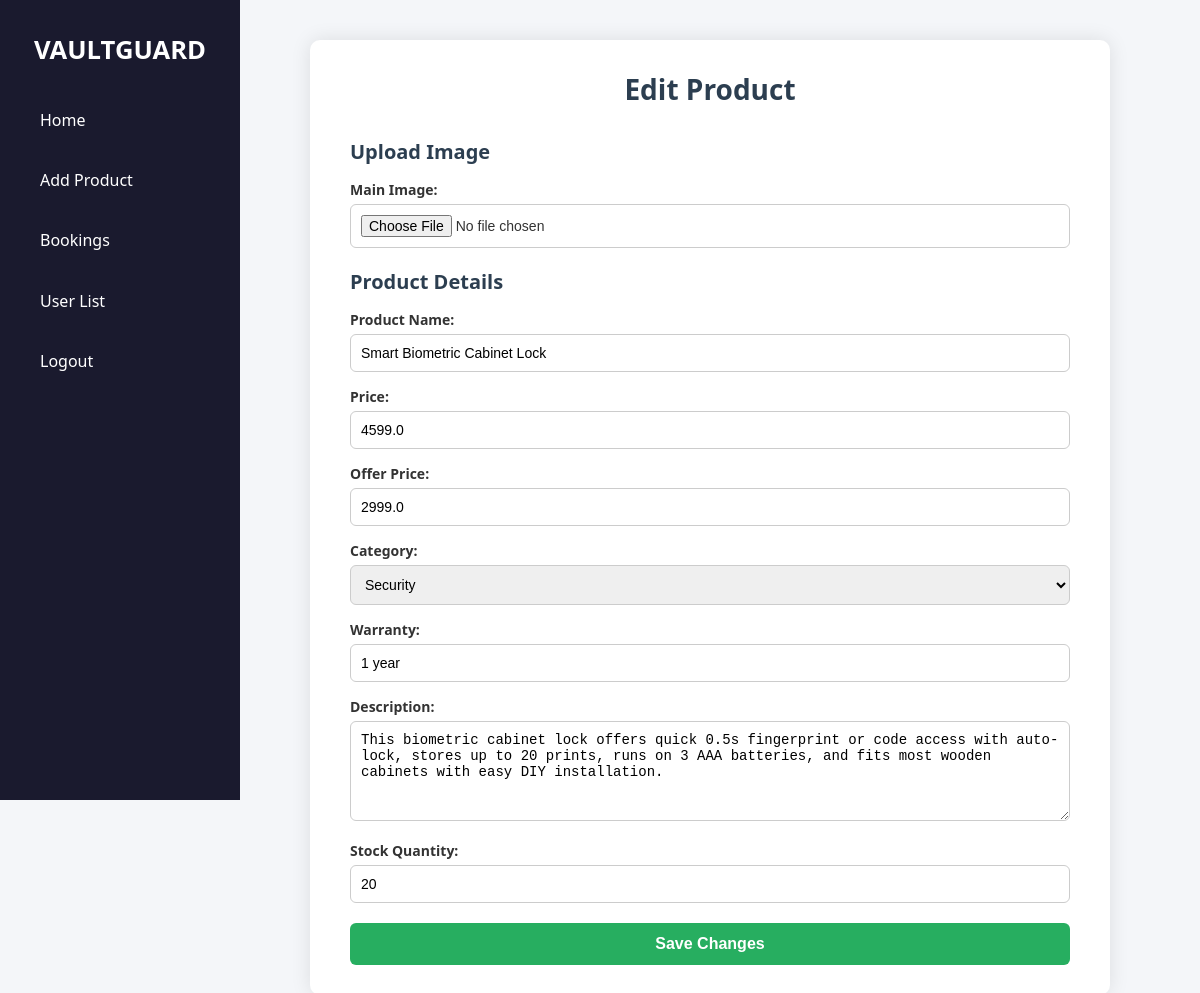
The page /dashboard/edit/2/ on the database as committed earlier.
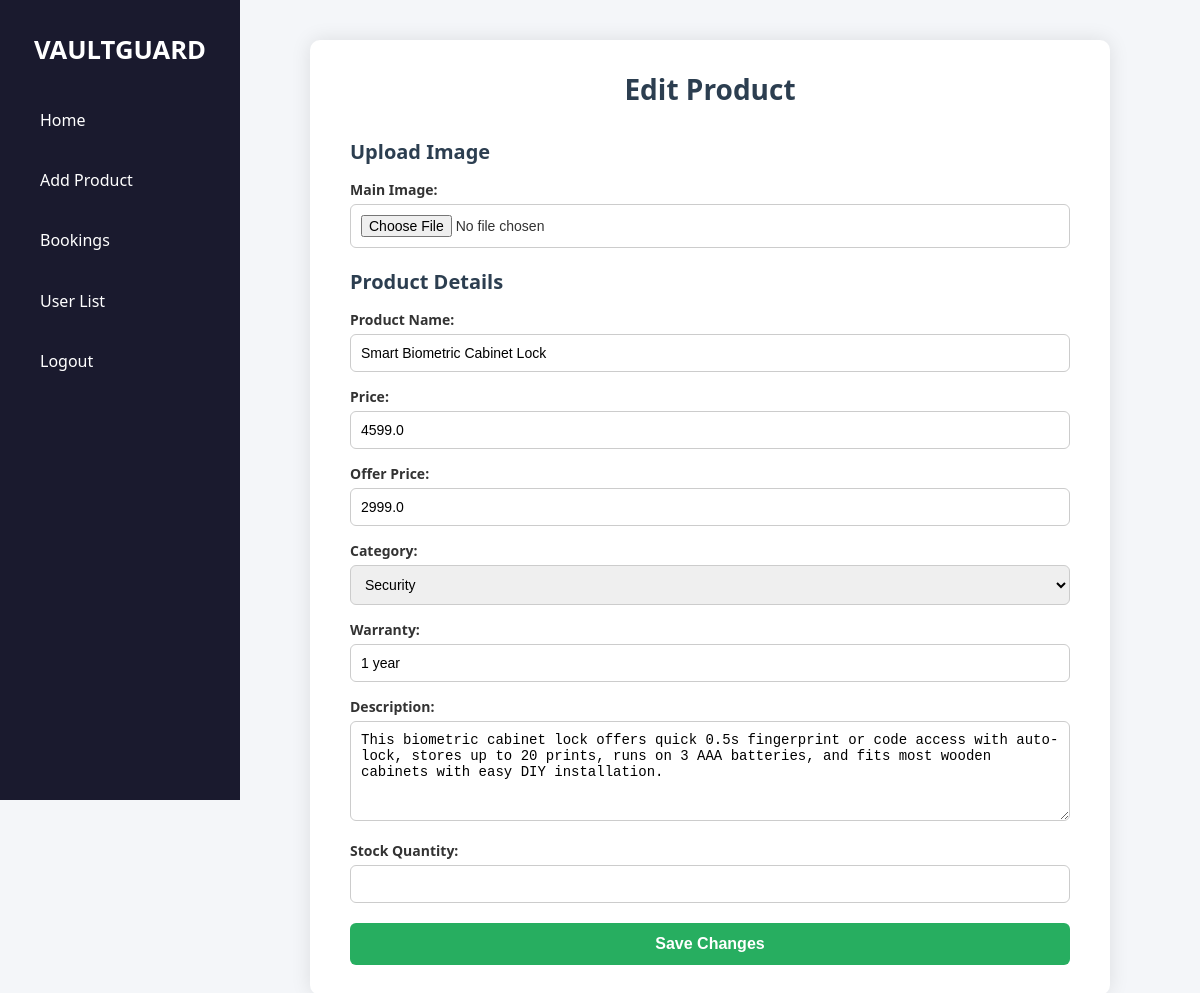
The same page on the database as committed later.
### app/models.py (models this page shows, shortened)
class Product(models.Model):
    name = models.CharField(max_length=255)
    price = models.FloatField()
    offerprice = models.FloatField(blank=True, null=True)
    description = models.TextField()
    category = models.CharField(max_length=100, choices=CATEGORY_CHOICES)
    warranty = models.CharField(max_length=100, blank=True, null=True)
    stock = models.PositiveIntegerField(default=1)
    image = models.ImageField(upload_to='product_images/', blank=True, null=True)

### app/views.py (the view, shortened to what this page needs)
# urls.py: path('dashboard/edit/<int:id>/', views.edit_g, name='edit_g'),
def edit_g(request, id):
    product = get_object_or_404(Product, id=id)
    return render(request, 'add.html', {'data1': product})

### templates/add.html (shortened to what this page needs)
{% load static %}
<!DOCTYPE html>
<html lang="en">
<head>
    <link rel="stylesheet" href="{% static 'css/firstpage.css' %}">
    <link rel="stylesheet" href="{% static 'css/add.css' %}">
</head>
<body>
<div class="sidebar">
    <h2 class="brand">VAULTGUARD</h2>
    <nav class="sidebar-nav">
        <a href="{% url 'firstpage' %}">Home</a>
        <a href="{% url 'add_product' %}">Add Product</a>
        <a href="{% url 'admin_bookings' %}"> Bookings</a>
        <a href="{% url 'user_list' %}"> User List</a>
        <a href="{% url 'logout' %}">Logout</a>
    </nav>
</div>
<div class="main-content">
    <div class="product-form-wrapper">
        <h2>{% if data1 %}Edit{% else %}Add{% endif %} Product</h2>
        <form action="{% if data1 %}{% url 'edit_g' data1.id %}{% else %}{% url 'add_product' %}{% endif %}" method="post" enctype="multipart/form-data" class="product-form">
            <div class="form-section">
                <h3>Upload Image</h3>
                <label for="image">Main Image:</label>
                <input type="file" name="image" id="image" accept="image/*" {% if not data1 %}required{% endif %}>
            </div>
            <div class="form-section">
                <h3>Product Details</h3>
                <label for="name">Product Name:</label>
                <input type="text" name="name" value="{{ data1.name|default:'' }}" required>
                <label for="price">Price:</label>
                <input type="number" name="price" step="0.01" value="{{ data1.price|default:'' }}" required>
                <label for="offerprice">Offer Price:</label>
                <input type="number" name="offerprice" step="0.01" value="{{ data1.offerprice|default:'' }}">
                <label for="category">Category:</label>
                <select name="category" required>
                    <option value="Security" {% if data1.category == 'Security' %}selected{% endif %}>Security</option>
                </select>
                <label for="warranty">Warranty:</label>
                <input type="text" name="warranty" value="{{ data1.warranty|default:'' }}">
                <label for="description">Description:</label>
                <textarea name="description" required>{{ data1.description|default:'' }}</textarea>
                <label for="stock">Stock Quantity:</label>
                <input type="number" name="stock" min="0" value="{{ data1.stock|default:'' }}" required>
                <button type="submit" class="btn green">
                    {% if data1 %}Save Changes{% else %}Save Product{% endif %}
                </button>
            </div>
        </form>
    </div>
</div>
</body>
</html>

Rows that differ between the two databases and show on the page:
changed Product "Smart Biometric Cabinet Lock": stock "20" → (not shown)
